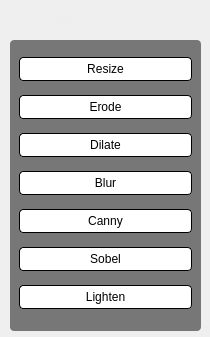
<?xml version="1.0" encoding="UTF-8"?>
<ui version="4.0">
 <class>ToolsWidget</class>
 <widget class="QWidget" name="ToolsWidget">
  <property name="geometry">
   <rect>
    <x>0</x>
    <y>0</y>
    <width>210</width>
    <height>337</height>
   </rect>
  </property>
  <property name="windowTitle">
   <string>Form</string>
  </property>
  <widget class="QLabel" name="Icon">
   <property name="geometry">
    <rect>
     <x>10</x>
     <y>10</y>
     <width>31</width>
     <height>21</height>
    </rect>
   </property>
   <property name="text">
    <string/>
   </property>
   <property name="pixmap">
    <pixmap resource="res.qrc">:/images/tools_icon.png</pixmap>
   </property>
  </widget>
  <widget class="QLabel" name="label">
   <property name="geometry">
    <rect>
     <x>40</x>
     <y>10</y>
     <width>63</width>
     <height>20</height>
    </rect>
   </property>
   <property name="font">
    <font>
     <pointsize>10</pointsize>
     <bold>true</bold>
    </font>
   </property>
   <property name="styleSheet">
    <string notr="true">color: #EEE;</string>
   </property>
   <property name="text">
    <string>Tools</string>
   </property>
  </widget>
  <widget class="QFrame" name="frame">
   <property name="geometry">
    <rect>
     <x>10</x>
     <y>40</y>
     <width>191</width>
     <height>291</height>
    </rect>
   </property>
   <property name="styleSheet">
    <string notr="true">background-color: #777;
border-radius: 4px;</string>
   </property>
   <property name="frameShape">
    <enum>QFrame::StyledPanel</enum>
   </property>
   <property name="frameShadow">
    <enum>QFrame::Raised</enum>
   </property>
   <layout class="QGridLayout" name="gridLayout">
    <item row="6" column="0">
     <widget class="QPushButton" name="lightenButton">
      <property name="styleSheet">
       <string notr="true">border: 1px solid black;
padding: 4px;
background-color: white;</string>
      </property>
      <property name="text">
       <string>Lighten</string>
      </property>
     </widget>
    </item>
    <item row="4" column="0">
     <widget class="QPushButton" name="pushButton_3">
      <property name="styleSheet">
       <string notr="true">border: 1px solid black;
padding: 4px;
background-color: white;
</string>
      </property>
      <property name="text">
       <string>Canny</string>
      </property>
     </widget>
    </item>
    <item row="3" column="0">
     <widget class="QPushButton" name="pushButton_5">
      <property name="styleSheet">
       <string notr="true">border: 1px solid black;
padding: 4px;
background-color: white;
</string>
      </property>
      <property name="text">
       <string>Blur</string>
      </property>
     </widget>
    </item>
    <item row="1" column="0">
     <widget class="QPushButton" name="erodeButton">
      <property name="styleSheet">
       <string notr="true">border: 1px solid black;
padding: 4px;
background-color: white;
</string>
      </property>
      <property name="text">
       <string>Erode</string>
      </property>
     </widget>
    </item>
    <item row="2" column="0">
     <widget class="QPushButton" name="dilateButton">
      <property name="styleSheet">
       <string notr="true">border: 1px solid black;
padding: 4px;
background-color: white;
</string>
      </property>
      <property name="text">
       <string>Dilate</string>
      </property>
     </widget>
    </item>
    <item row="0" column="0">
     <widget class="QPushButton" name="resizeButton">
      <property name="styleSheet">
       <string notr="true">border: 1px solid black;
padding: 4px;
background-color: white;</string>
      </property>
      <property name="text">
       <string>Resize</string>
      </property>
     </widget>
    </item>
    <item row="5" column="0">
     <widget class="QPushButton" name="pushButton_6">
      <property name="styleSheet">
       <string notr="true">border: 1px solid black;
padding: 4px;
background-color: white;
</string>
      </property>
      <property name="text">
       <string>Sobel</string>
      </property>
     </widget>
    </item>
   </layout>
  </widget>
 </widget>
 <resources>
  <include location="res.qrc"/>
 </resources>
 <connections/>
</ui>
